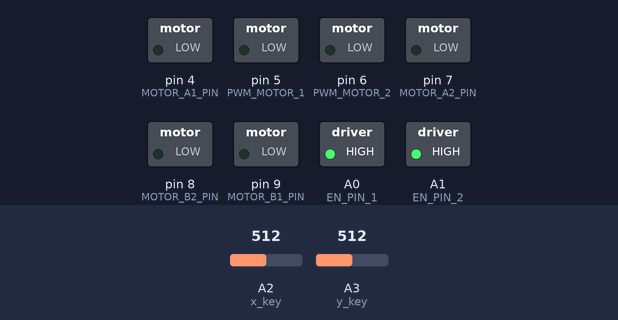
Simulated run of this sketch. Board: Arduino Uno, built with avr-gcc and run on an emulated ATmega328P. On the bench: switched loads named in the sketch (green lamp = pin HIGH). The test bench sets the inputs (shaded band); at power-on: A2 (x_key) = 512, A3 (y_key) = 512.

Above: at 1.2 s.
1.3 s: A2 (x_key) set to 408
2.8 s: A2 (x_key) set to 385
At 4.0 s:
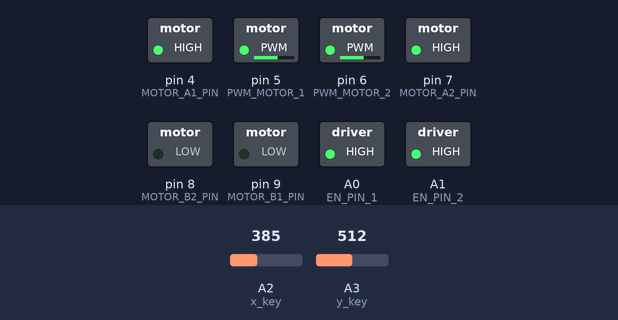
4.3 s: A3 (y_key) set to 410
5.8 s: A3 (y_key) set to 393
At 6.3 s:
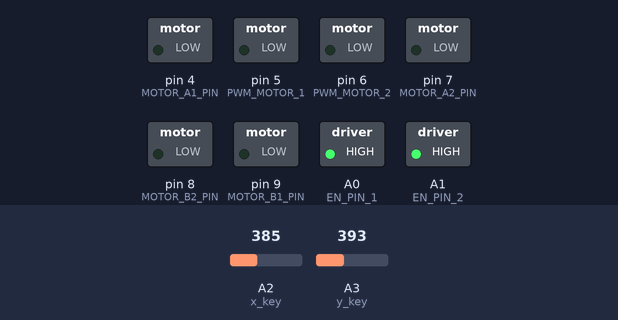
7.3 s: A2 (x_key) set to 410
At 8.5 s:
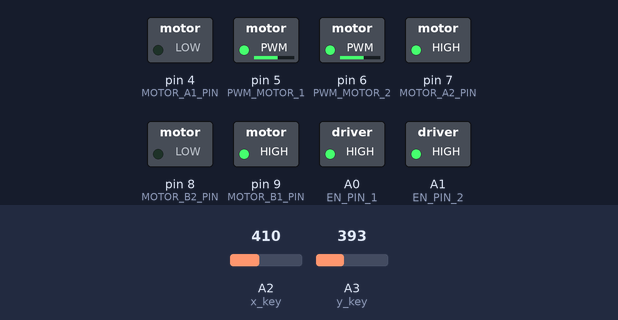
8.8 s: A2 (x_key) set to 240
At 9.8 s:
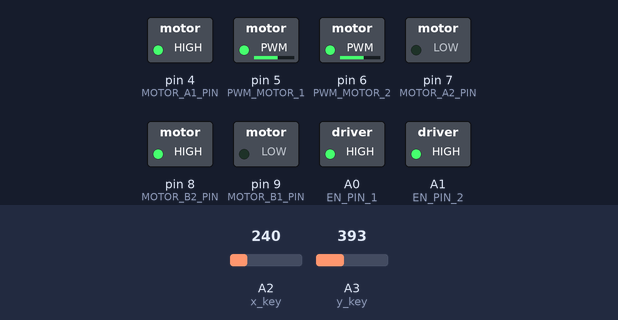
Timing chart, 0 to 11.3 s (numbered marks = the images above; inputs shaded):
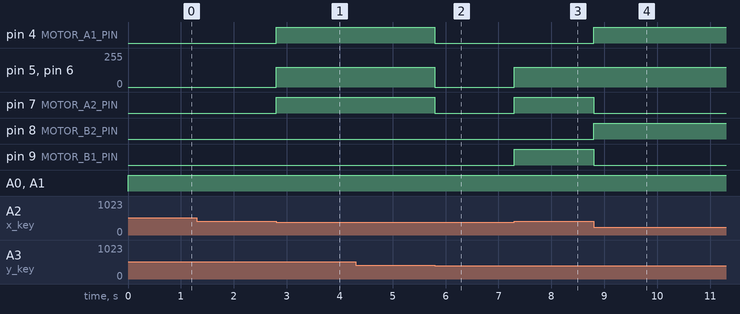

The sketch:

sketch_jun9a_copy_20240630210947.ino
```cpp
#define BRAKE 0
#define CW 1
#define CCW 2
#define TL 3
#define TR 4
#define CS_THRESHOLD 15 // Definition of safety current (Check: "1.3
#define MOTOR_1 1
#define MOTOR_2 2
#define MOTOR_A1_PIN 4
#define MOTOR_B1_PIN 9
#define MOTOR_A2_PIN 7
#define MOTOR_B2_PIN 8
#define PWM_MOTOR_1 5
#define PWM_MOTOR_2 6
#define EN_PIN_1 A0
#define EN_PIN_2 A1
int x_key = A2;
int y_key = A3;
int x_pos;
int y_pos;
//int motor_speed;
//int motor_speed1;

short usSpeed = 150; //default motor speed
unsigned short usMotor_Status = BRAKE;

void Stop()
{
 usMotor_Status = BRAKE;
 motorGo(MOTOR_1, usMotor_Status, 0);
 motorGo(MOTOR_2, usMotor_Status, 0);
}
void Forward()
{
 usMotor_Status = CW;
 motorGo(MOTOR_1, usMotor_Status, usSpeed);
 motorGo(MOTOR_2, usMotor_Status, usSpeed);
}
void Reverse()
{
 usMotor_Status = CCW;
 motorGo(MOTOR_1, usMotor_Status, usSpeed);
 motorGo(MOTOR_2, usMotor_Status, usSpeed);
}
void TurnLeft()
{
 usMotor_Status = TL;
 motorGo(MOTOR_1, usMotor_Status, usSpeed);
 motorGo(MOTOR_2, usMotor_Status, usSpeed);
}
void TurnRight()
{
 usMotor_Status = TR;
 motorGo(MOTOR_1, usMotor_Status, usSpeed);
 motorGo(MOTOR_2, usMotor_Status, usSpeed);
}

void motorGo(uint8_t motor, uint8_t direct, uint8_t pwm)
//Function that controls the variables: motor(0 ou 1), direction (cw ou ccw) e pwm (entra 0 e 255);
{
 if(motor == MOTOR_1, motor == MOTOR_2)
 {
 if(direct == CW)
 {
 digitalWrite(MOTOR_A1_PIN, HIGH);
 digitalWrite(MOTOR_B1_PIN, LOW);
 digitalWrite(MOTOR_A2_PIN, HIGH);
 digitalWrite(MOTOR_B2_PIN, LOW);
 }
 else if(direct == CCW)
 {
 digitalWrite(MOTOR_A1_PIN, HIGH);
 digitalWrite(MOTOR_B1_PIN, LOW);
 digitalWrite(MOTOR_A2_PIN, LOW);
 digitalWrite(MOTOR_B2_PIN, HIGH);
 }
 else if(direct == TL)
 {
 digitalWrite(MOTOR_A1_PIN, LOW);
 digitalWrite(MOTOR_B1_PIN, HIGH);
 digitalWrite(MOTOR_A2_PIN, HIGH);
 digitalWrite(MOTOR_B2_PIN, LOW);
 }
 else if(direct == TR)
 {
 digitalWrite(MOTOR_A1_PIN, HIGH);
 digitalWrite(MOTOR_B1_PIN, LOW);
 digitalWrite(MOTOR_A2_PIN, LOW);
 digitalWrite(MOTOR_B2_PIN, HIGH);
 }
 else
 {
 digitalWrite(MOTOR_A1_PIN, LOW);
 digitalWrite(MOTOR_B1_PIN, LOW);
 digitalWrite(MOTOR_A2_PIN, LOW);
 digitalWrite(MOTOR_B2_PIN, LOW);
 }

 analogWrite(PWM_MOTOR_1, pwm);
 analogWrite(PWM_MOTOR_2, pwm);
 }
}

void setup()
{
 pinMode(MOTOR_A1_PIN, OUTPUT);
 pinMode(MOTOR_B1_PIN, OUTPUT);
 pinMode(MOTOR_A2_PIN, OUTPUT);
 pinMode(MOTOR_B2_PIN, OUTPUT);
 pinMode(PWM_MOTOR_1, OUTPUT);
 pinMode(PWM_MOTOR_2, OUTPUT);
 pinMode(EN_PIN_1, OUTPUT);
 pinMode(EN_PIN_2, OUTPUT);

 //Initializing the joystick pins as input
 pinMode(x_key, INPUT);
 pinMode(y_key, INPUT);
 Serial.begin(9600); // Initiates the serial to do the monitoring
}
void loop()
{
 {digitalWrite(EN_PIN_1, HIGH);
  digitalWrite(EN_PIN_2, HIGH);
  x_pos = analogRead(x_key);
  y_pos = analogRead(y_key);

  if ((x_pos>250 && x_pos <400) && (y_pos>250 && y_pos <400)){
    Stop();
  }
  else if(x_pos < 400 && (y_pos>250 && y_pos <400)){
    TurnRight();
  }
  else if(x_pos > 250 && (y_pos>250 && y_pos <400)){
    TurnLeft();
  }
  else if(y_pos < 400 && (x_pos>250 && x_pos <400)){
    Reverse();
  }
  else if(y_pos > 250 && (x_pos>250 && x_pos <400)){
    Forward();
  }
 }
}
```

Measured:
- the behaviour switches between 400 and 399 on A2 (x_key) (found by bisection; images 0 and 1)
- the behaviour switches between 400 and 399 on A3 (y_key) (found by bisection; images 1 and 2)
- after the input at 1.3 s, every drawn part: stays the same
- after the input at 2.8 s, pin 4 (MOTOR_A1_PIN), pin 7 (MOTOR_A2_PIN): LOW → HIGH at once; pin 5 (PWM_MOTOR_1), pin 6 (PWM_MOTOR_2): 0/255 → 150/255 at once
- after the input at 4.3 s, every drawn part: stays the same
- after the input at 5.8 s, pin 4 (MOTOR_A1_PIN), pin 7 (MOTOR_A2_PIN): HIGH → LOW at once; pin 5 (PWM_MOTOR_1), pin 6 (PWM_MOTOR_2): 150/255 → 0/255 at once
- after the input at 7.3 s, pin 5 (PWM_MOTOR_1), pin 6 (PWM_MOTOR_2): 0/255 → 150/255 at once; pin 7 (MOTOR_A2_PIN), pin 9 (MOTOR_B1_PIN): LOW → HIGH at once
- after the input at 8.8 s, pin 4 (MOTOR_A1_PIN), pin 8 (MOTOR_B2_PIN): LOW → HIGH at once; pin 7 (MOTOR_A2_PIN), pin 9 (MOTOR_B1_PIN): HIGH → LOW at once
